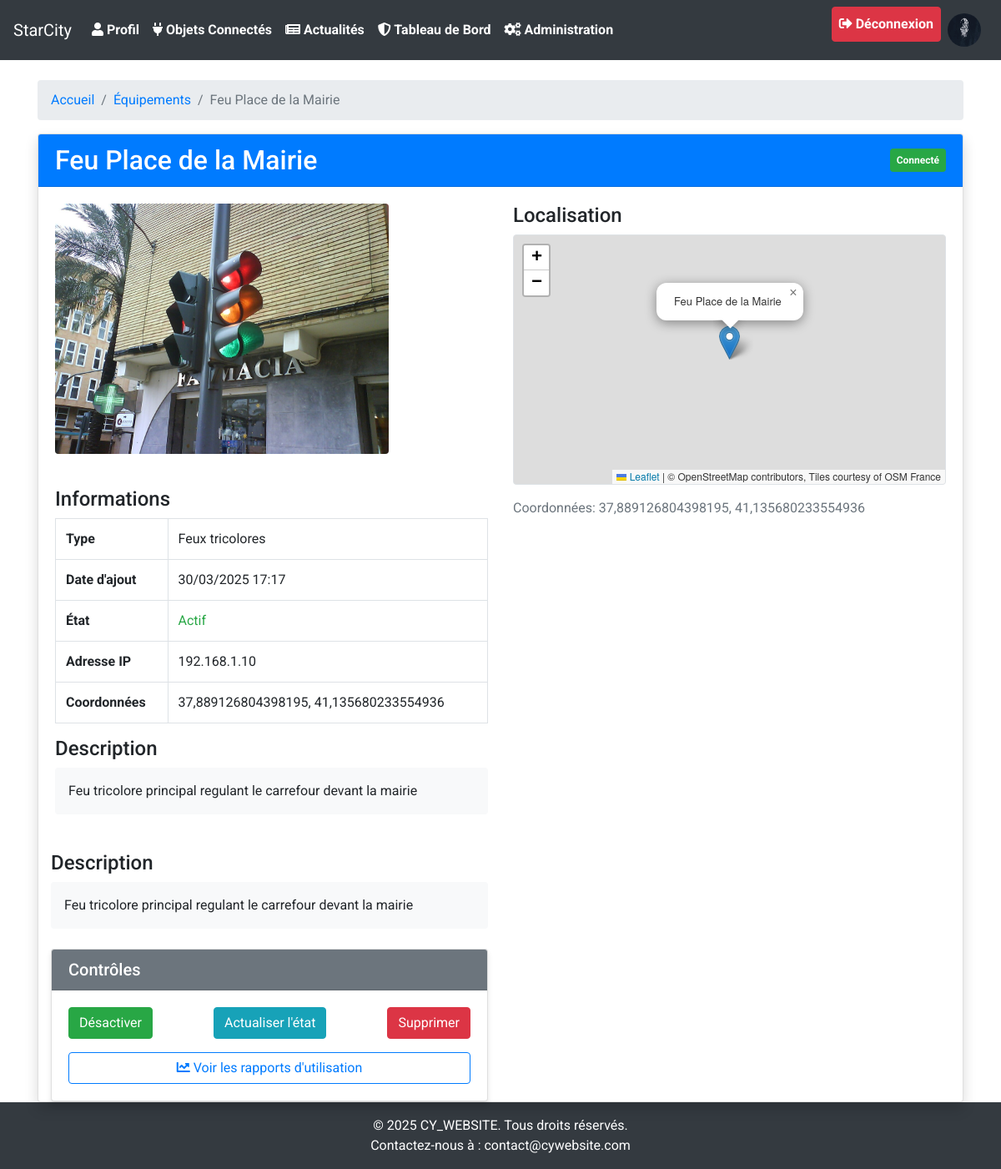
Page /objets_connectés/objet/1/ (signed in) on the committed database.
### news/models.py (models this page shows)
class SiteAppearance(models.Model):
    PRIMARY_COLOR_CHOICES = [
        ('#1e2a47', 'Bleu foncé (défaut)'),
        ('#28a745', 'Vert'),
        ('#dc3545', 'Rouge'),
        ('#ffc107', 'Jaune'),
        ('#17a2b8', 'Bleu clair'),
        ('#6610f2', 'Violet'),
        ('#fd7e14', 'Orange'),
        ('#343a40', 'Noir'),
    ]
    FONT_CHOICES = [
        ('Roboto, sans-serif', 'Roboto (défaut)'),
        ('Arial, sans-serif', 'Arial'),
        ('Helvetica, sans-serif', 'Helvetica'),
        ('Times New Roman, serif', 'Times New Roman'),
        ('Georgia, serif', 'Georgia'),
        ('Courier New, monospace', 'Courier New'),
    ]
    primary_color = models.CharField(max_length=20, choices=PRIMARY_COLOR_CHOICES, default='#1e2a47')
    font_family = models.CharField(max_length=50, choices=FONT_CHOICES, default='Roboto, sans-serif')
    enable_animations = models.BooleanField(default=True)
    site_title = models.CharField(max_length=100, default='StarCity')
    footer_text = models.CharField(max_length=200, default='© 2025 CY_WEBSITE. Tous droits réservés.')
    class Meta:
        verbose_name = "Apparence du site"
        verbose_name_plural = "Apparence du site"
    @classmethod
    def get_current(cls):
        appearance, created = cls.objects.get_or_create(pk=1)
        return appearance

### user/models.py (models this page shows, shortened)
class User(AbstractUser):
    profile_picture = models.ImageField(
        upload_to='data/profile_pictures/',
        blank=True,
        null=True,
        help_text="Téléchargez une image de profil (formats acceptés : JPEG, PNG)."
    )
    groups = models.ManyToManyField(
        'auth.Group',
        related_name='custom_user_set',  # Nom unique pour éviter les conflits
        blank=True
    )
    user_permissions = models.ManyToManyField(
        'auth.Permission',
        related_name='custom_user_permissions_set',  # Nom unique pour éviter les conflits
        blank=True
    )
    XP_LEVEL_CHOICES = [
        ('simple', 'Simple'),
        ('intermediate', 'Intermédiaire'),  # Nouveau niveau ajouté
        ('complex', 'Complexe'),
        ('admin', 'Admin'),
    ]
    xp_level = models.CharField(
        max_length=15,  # Augmentez la longueur pour inclure "intermediate"
        choices=XP_LEVEL_CHOICES,
        default='simple',
        verbose_name="Niveau d'XP"
    )
    date_naissance = models.DateField(
        blank=True,
        null=True,
        help_text="Entrez votre date de naissance (format : DD-MM-YYYY)."
    )
    xp_points = models.IntegerField(default=0)
    login_count = models.IntegerField(default=0, help_text="Nombre de connexions de l'utilisateur.")
    class Meta:
        verbose_name = "Utilisateur"
        verbose_name_plural = "Utilisateurs"
        ordering = ['-date_joined']

### objConnecte/models.py (models this page shows, shortened)
class ObjConnecte(models.Model):
    name = models.CharField(max_length=100, verbose_name='Nom')
    type = models.ForeignKey('Type', on_delete=models.DO_NOTHING, verbose_name='Type')
    description = models.TextField(verbose_name='Description')
    image = models.ImageField(upload_to='data/objConnecte_images/', default='data/objConnecte_images/default.jpg', verbose_name='Image')
    date = models.DateTimeField(auto_now_add=True)
    state = models.BooleanField(default=False, verbose_name='État')
    connected = models.BooleanField(default=False, verbose_name='Connecté')
    attente_technicien = models.BooleanField(default=False, verbose_name='Attente d’un technicien')
    ip = models.GenericIPAddressField(verbose_name='Adresse IP', default='127.0.0.1')
    longitude = models.FloatField(verbose_name='Longitude', default=0.0)
    latitude = models.FloatField(verbose_name='Latitude', default=0.0)
    highlighted = models.BooleanField(default=False, verbose_name="Marqué")
    class Meta:
        verbose_name = 'Objet connecté'
        verbose_name_plural = 'Objets connectés'

class Type(models.Model):
    name = models.CharField(max_length=100, verbose_name='Nom')
    description = models.TextField(verbose_name='Description')
    icon = models.ImageField(upload_to='data/type_images/', default='data/type_images/default.jpg', verbose_name='Icône')
    class Meta:
        verbose_name = 'Type'
        verbose_name_plural = 'Types'

### news/context_processors.py (called while the page is built)
def site_appearance(request):
    try:
        return {
            'site_appearance': SiteAppearance.get_current()
        }
    except (OperationalError, ProgrammingError):
        class DefaultAppearance:
            primary_color = '#1e2a47'
            font_family = 'Roboto, sans-serif'
            enable_animations = True
            site_title = 'StarCity'
            footer_text = '© 2025 CY_WEBSITE. Tous droits réservés.'
        return {
            'site_appearance': DefaultAppearance()
        }

### objConnecte/views.py (called while the page is built)
def objet(request, id):
    objet = ObjConnecte.objects.get(id=id)
    return render(request, 'objConnecte/objet.html', {'objet': objet})

### objConnecte/templates/objConnecte/objet.html (shortened to what this page needs)
{% extends 'cyWebsite/base.html' %}
{% load static %}
{% block content %}
<div class="container mt-4">
    <nav aria-label="breadcrumb">
        <ol class="breadcrumb">
            <li class="breadcrumb-item"><a href="{% url 'index' %}">Accueil</a></li>
            <li class="breadcrumb-item"><a href="{% url 'objConnecte:objets' %}">Équipements</a></li>
            <li class="breadcrumb-item active" aria-current="page">{{ objet.name }}</li>
        </ol>
    </nav>
    <div class="card shadow">
        <div class="card-header bg-primary text-white">
            <div class="d-flex justify-content-between align-items-center">
                <h2 class="mb-0">{{ objet.name }}</h2>
                <span class="badge {% if objet.connected %}badge-success{% else %}badge-danger{% endif %} p-2">
                    {{ objet.connected|yesno:"Connecté,Déconnecté" }}
                </span>
            </div>
        </div>
        <div class="card-body">
            <div class="row">
                <div class="col-md-6">
                    <img src="{{ objet.image.url }}" alt="{{ objet.name }}" class="img-fluid rounded mb-3" style="max-height: 300px; width: auto;">
                    <h4 class="mt-4">Informations</h4>
                    <table class="table table-bordered">
                        <tr>
                            <th>Type</th>
                            <td>{{ objet.type.name }}</td>
                        </tr>
                        <tr>
                            <th>Date d'ajout</th>
                            <td>{{ objet.date|date:"d/m/Y H:i" }}</td>
                        </tr>
                        <tr>
                            <th>État</th>
                            <td class="{% if objet.state %}text-success{% else %}text-danger{% endif %}">
                                {{ objet.state|yesno:"Actif,Inactif" }}
                            </td>
                        </tr>
                        <tr>
                            <th>Adresse IP</th>
                            <td>{{ objet.ip }}</td>
                        </tr>
                        <tr>
                            <th>Coordonnées</th>
                            <td>{{ objet.latitude }}, {{ objet.longitude }}</td>
                        </tr>
                    </table>
                </div>
                <div class="col-md-6">
                    <h4>Localisation</h4>
                    <div id="map" style="height: 300px; width: 100%;" class="border rounded mb-3"></div>
                    <p class="text-muted">Coordonnées: {{ objet.latitude }}, {{ objet.longitude }}</p>
                </div>
                <div class="col-md-6">
                    <h4>Description</h4>
                    <div class="bg-light p-3 rounded mb-4">
                        <p>{{ objet.description|linebreaks }}</p>
                    </div>
                </div>
            </div>
        </div>
                <div class="col-md-6">
                    <h4>Description</h4>
                    <div class="bg-light p-3 rounded mb-4">
                        <p>{{ objet.description|linebreaks }}</p>
                    </div>
                    {% if user.xp_level in 'complex admin' %}
                    <div class="card mt-4">
                        <div class="card-header bg-secondary text-white">
                            <h5 class="mb-0">Contrôles</h5>
                        </div>
                        <div class="card-body">
                            <div class="d-flex justify-content-between">
                                <button class="btn btn-{% if objet.state %}success{% else %}secondary{% endif %}" id="toggle-state">
                                    {% if objet.state %}Désactiver{% else %}Activer{% endif %}
                                </button>
                                <button class="btn btn-info" id="refresh-status">Actualiser l'état</button>
                                {% if user.xp_level == 'admin' %}
                                <button class="btn btn-danger" data-toggle="modal" data-target="#deleteModal">Supprimer</button>
                                {% endif %}
                            </div>
                            {% if user.xp_level in 'intermediate complex admin' %}
                            <div class="mt-3">
                                <a href="{% url 'objConnecte:object_reports' objet.id %}" class="btn btn-outline-primary btn-block">
                                    <i class="fas fa-chart-line"></i> Voir les rapports d'utilisation
                                </a>
                            </div>
                            {% endif %}
                        </div>
                    </div>
                    {% endif %}
                </div>
            </div>
        </div>
    </div>
{% endblock %}

### cyWebsite/templates/cyWebsite/base.html (shortened to what this page needs)
{% load static %}
<!DOCTYPE html>
<html lang="fr">
<head>
    <link rel="stylesheet" href="https://stackpath.bootstrapcdn.com/bootstrap/4.5.2/css/bootstrap.min.css">
    <link rel="stylesheet" href="{% static 'styles.css' %}">
    <link rel="stylesheet" href="https://cdnjs.cloudflare.com/ajax/libs/font-awesome/5.15.4/css/all.min.css">
    <link rel="stylesheet" href="https://unpkg.com/leaflet@1.9.4/dist/leaflet.css" />
</head>
<body>
<div class="wrapper">
    <nav class="navbar navbar-expand-lg navbar-dark">
        <a class="navbar-brand" href="{% url 'index' %}">{{ site_appearance.site_title }}</a>
        <div class="collapse navbar-collapse" id="navbarNav">
            <ul class="navbar-nav">
                {% if user.is_authenticated %}
                <li class="nav-item"><a class="nav-link" href="{% url 'news:visualisation' %}"><i class="fas fa-user"></i> Profil</a></li>
                <li class="nav-item"><a class="nav-link" href="{% url 'objConnecte:obj-index' %}"><i class="fas fa-plug"></i> Objets Connectés</a></li>
                <li class="nav-item"><a class="nav-link" href="{% url 'news:index' %}"><i class="fas fa-newspaper"></i> Actualités</a></li>
                {% endif %}
                {% if user.is_authenticated and user.xp_level == 'admin' %}
                    <li class="nav-item"><a class="nav-link" href="{% url 'news:administration' %}"><i class="fas fa-shield-alt"></i> Tableau de Bord</a></li>
                    <li class="nav-item"><a class="nav-link" href="/admin/"><i class="fas fa-cogs"></i> Administration</a></li>
                {% endif %}
            </ul>
            <ul class="navbar-nav ml-auto">
                {% if user.is_authenticated %}
                <li class="nav-item">
                    <a class="nav-link btn btn-danger text-white" href="{% url 'user:logout' %}"><i class="fas fa-sign-out-alt"></i> Déconnexion</a>
                </li>
                <li class="nav-item">
                    <a class="nav-link" href="{% url 'user:update_user' %}">
                        <img src="{% if user.profile_picture %}{{ user.profile_picture.url }}{% else %}{% static 'default_profile.png' %}{% endif %}" alt="Profile Picture" class="rounded-circle" style="width: 40px; height: 40px;">
                    </a>
                </li>
                {% endif %}
            </ul>
        </div>
    </nav>
        {% block content %}
        {% endblock %}
    <footer class="bg-dark text-center text-white py-3">
        <p>{{ site_appearance.footer_text }}</p>
        <p>Contactez-nous à : <a href="mailto:contact@cywebsite.com" class="text-white">contact@cywebsite.com</a></p>
    </footer>
</body>
</html>

### cyWebsite/static/styles.css (style rules this page uses)
body { font-family: 'Montserrat',Arial, sans-serif; margin: 0; padding: 0; }
p { margin-top: 0; margin-bottom: 0rem; }
.navbar-nav .nav-link { font-weight: bold; }
.card { box-shadow: 0 0 10px rgba(0, 0, 0, 0.1); }

### rows in the picture
SiteAppearance: site_title "StarCity", footer_text "© 2025 CY_WEBSITE. Tous droits réservés."
User: profile_picture (picture)
ObjConnecte: name "Feu Place de la Mairie", connected "Connecté", image (picture), type.name "Feux tricolores", date "30/03/2025 17:17", state "Actif", ip "192.168.1.10", latitude "37,889126804398195", longitude "41,135680233554936", description "Feu tricolore principal regulant le carrefour devant la mairie"
